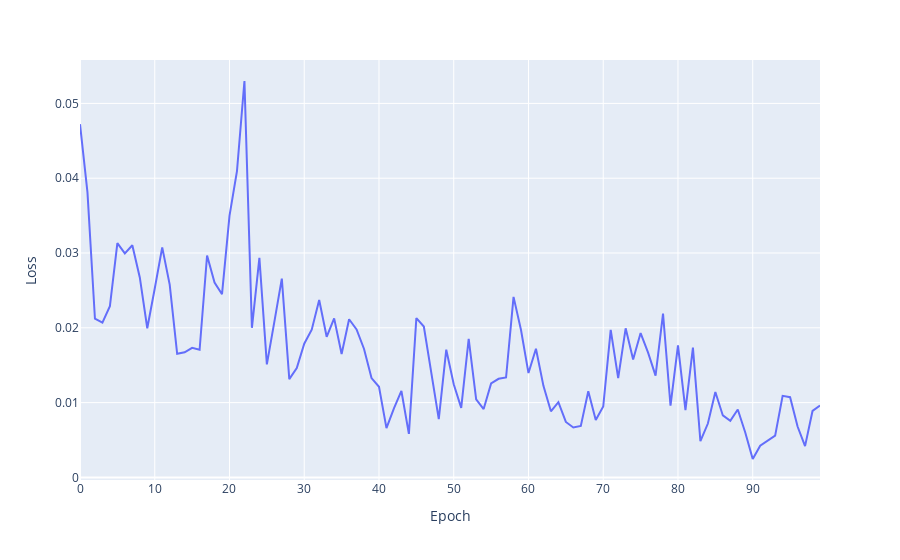

The notebook cell saved with this chart:
### Code cell
line(losses, xaxis="Epoch", yaxis="Loss")
